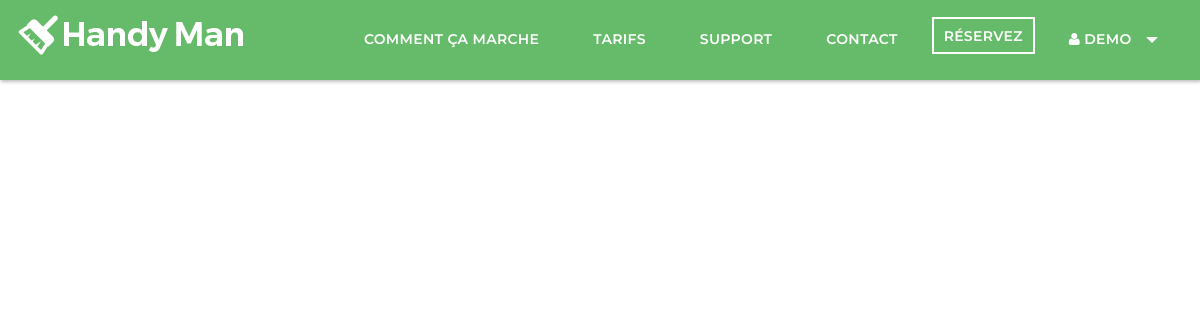
Screenshot of /header_16062018.php (signed in) with the database file from the repository.
### tables this page shows
CREATE TABLE IF NOT EXISTS `sv_admin_login` (
  `admin_id` int(20) NOT NULL AUTO_INCREMENT,
  `user_name` varchar(255) NOT NULL,
  `password` varchar(255) NOT NULL,
  `email_id` varchar(255) NOT NULL,
  `site_name` varchar(255) NOT NULL,
  `logo` varchar(255) NOT NULL,
  `favicon` varchar(255) NOT NULL,
  `site_desc` varchar(255) NOT NULL,
  `keyword` varchar(255) NOT NULL,
  `site_url` varchar(255) NOT NULL,
  `paypal_id` varchar(200) NOT NULL,
  `currency_mode` varchar(200) NOT NULL,
  `paypal_site_mode` varchar(200) NOT NULL,
  PRIMARY KEY (`admin_id`)
);

CREATE TABLE IF NOT EXISTS `sv_user_profile` (
  `signup_id` int(25) NOT NULL AUTO_INCREMENT,
  `name` varchar(255) NOT NULL,
  `email_id` varchar(255) NOT NULL,
  `password` varchar(255) NOT NULL,
  `phone_no` varchar(255) NOT NULL,
  `city` varchar(255) NOT NULL,
  `address` varchar(255) NOT NULL,
  `pin_code` varchar(255) NOT NULL,
  `gender` int(25) NOT NULL,
  `date` date NOT NULL,
  `updat_time` date NOT NULL,
  PRIMARY KEY (`signup_id`)
);

### header_16062018.php (the view, shortened to what this page needs)
<html>
 <?php
 $res=mysql_fetch_array(mysql_query("select * from sv_admin_login"));
    $logo=mysql_real_escape_string($res['logo']);
    $site_url=mysql_real_escape_string($res['site_url']);
 ?>
  <head>
    <link rel="stylesheet" href="<?php echo $site_url; ?>/css/font-awesome.min.css" type="text/css">
    <link rel="stylesheet" href="<?php echo $site_url; ?>/css/style.css" />
    <link rel="stylesheet" media="screen" href="<?php echo $site_url; ?>/css/index.css" />
    <link rel="stylesheet" media="screen" href="<?php echo $site_url; ?>/css/responsive.css" />
    <link rel="stylesheet" href="<?php echo $site_url; ?>/css/bootstrap.min.css" type="text/css">
    </head>
    <header class="header-main header-main--light">
        <nav class="site-nav reversed">
            <div class="container">
                <nav class="navbar navbar-inverse navbar-static-top marginBottom-0" role="navigation">
                    <div class="navbar-header">
                        <?php
                            if($logo=="") { ?>
                                <a href="<?php echo $site_url; ?>" class="site-logo"><img src="<?php echo $site_url; ?>/admincp/admin-logo/default-logo.png" alt="" ></a>
                            <?php } else {     ?>
                                <a href="<?php echo $site_url; ?>" class="site-logo"><img src="<?php echo $site_url; ?>/admincp/admin-logo/<?php echo $logo;?>"></a>
                            <?php } ?>
                    </div>
                    <div class="collapse navbar-collapse" id="navbar-collapse-1">
                        <ul class="nav navbar-nav pull-right">
                            <li><a class="nav__link" href="<?php echo $site_url; ?>/users/howitworks.php">Comment ça marche</a></li>
                            <li><a class="nav__link" href="<?php echo $site_url; ?>/users/pricing.php">Tarifs</a></li>
                            <li><span class="link_to_another_page"><a class="nav__link" href="<?php echo $site_url; ?>/users/help.php">Support</a></span></li>
                            <li><span class="link_to_another_page"><a class="nav__link" href="<?php echo $site_url; ?>/users/contact.php">Contact</a></span></li>
                             <li><span class="link_to_another_page"><a class="nav__link nav__link--prominent" href="<?php echo $site_url; ?>/users/order.php">Réservez</a></span></li>
                                <?php
                                    if(isset($_SESSION['phone_no']))
                                    {
                                        $phone_no=mysql_real_escape_string($_SESSION['phone_no']);
                                        $query=mysql_fetch_array(mysql_query("select * from sv_user_profile where phone_no='$phone_no'"));
                                ?>
                                 <li class="dropdown dropdown-submenu user_menu"><a href="<?php echo $site_url; ?>/users/dashboard.php" class="dropdown-toggle nav__link" data-toggle="dropdown"><i class="fa fa-user" aria-hidden="true"></i>&nbsp;<?php echo $query['name'];?> &nbsp; <span class="caret"></span></a>
                            </li>
                            <?php } ?>
                        </ul>
                    </div>
                </nav>
            </div>
        </nav>
    </header>

### css/style.css (style rules this page uses)
.dropdown { position: relative; display: inline-block; }
.dropdown-submenu { position:relative; }
.navbar-inverse { background:transparent;border:0; }

### css/responsive.css (style rules this page uses)
img { display: inline-block; vertical-align: middle }

### rows the page displays
sv_admin_login: site_url+logo (picture)
sv_user_profile: name "DEMO"
